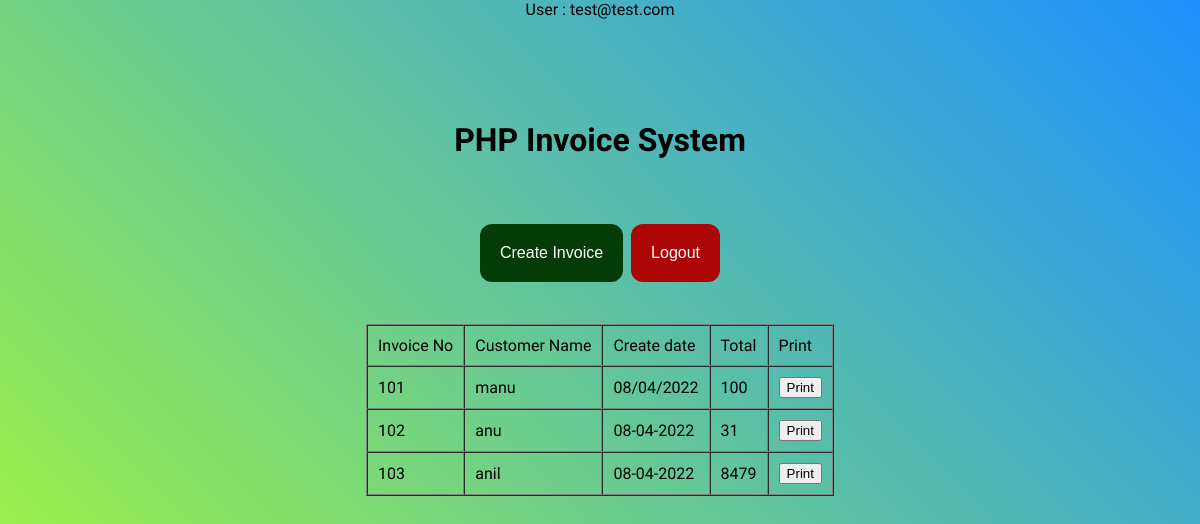
The page /user_home.php (signed in) on the database its author committed.
### tables this page shows
CREATE TABLE `invoice_order` (
  `biller_id` int(11) NOT NULL,
  `order_id` varchar(11) NOT NULL,
  `order_reciever_name` varchar(255) NOT NULL,
  `order_reciever_address` varchar(255) NOT NULL,
  `order_total_before_tax` varchar(255) NOT NULL,
  `tax_rate` varchar(255) NOT NULL,
  `order_total_tax` varchar(255) NOT NULL,
  `order_total_after_tax` varchar(255) NOT NULL,
  `order_discount` varchar(255) NOT NULL,
  `order_amount_paid` varchar(255) NOT NULL,
  `order_date` varchar(255) NOT NULL
);

### user_home.php (the view, shortened to what this page needs)
<html>
    <head>
    <link rel="stylesheet" href="style.css">
    </head>
        <body>
            <div id="session">
                <?php
                    echo "User :  ";
                    $biller= $_SESSION['biller'];
                    echo $biller;
                    $uid=$_SESSION['uid'];
                ?>
            </div>
            <div id="heading">
                <h1>PHP Invoice System</h1>
</div>
<div id="button">
    <tr><td><a href="create_invoice.php"><input type="button" value="Create Invoice" id="button1"></a></td></tr>
    <tr><td><a href="logout.php"><input type="button" value="Logout" id="button2"></a></td></tr>
</div>
<div id="table_div">
        <table border ="1" cellspacing="0" cellpadding="10" >
           <tr><td>Invoice No</td><td>Customer Name</td><td>Create date</td><td>Total</td><td>Print</td></tr>
<?php
    include 'db.php';
    $sql="SELECT * FROM invoice_order WHERE biller_id='$uid'";
    $result=mysqli_query($con,$sql);
    while($r=mysqli_fetch_array($result,MYSQLI_ASSOC))
    {
    $row=$r;
        foreach($row as $r)
        {
        echo '<tr><td>'.$row["order_id"].'</td><td>'.$row["order_reciever_name"].'</td><td>'.$row["order_date"].'</td><td>'.$row["order_amount_paid"].'</td><td>
              <a href="print_invoice.php?order_id='.$row["order_id"].'"><button>Print</button></a></td>';
break;
    }
}
  ?>
  </div>
  </body>
</html>

### style.css (style rules this page uses)
body { margin: 0; padding: 0; box-sizing: border-box; display: flex; justify-content: center; align-items: center; height: 100vh; background: linear-gradient(45deg, greenyellow, dodgerblue); font-family: "Sansita Swashed", cursive; }
#session { position:fixed; top: 0px; bottom: 0px; height: 4px; }
#heading { position: fixed; top: 100px; bottom: 0px; text-align: center; height: 10px; }
#button { position: fixed; top: 220px; bottom: 0px; text-align: center; height: 20px; }
#button1 { background-color: #053b07; border: none; color: rgb(255, 255, 255); padding: 20px; text-align: center; display: inline-block; font-size: 16px; margin: 4px 2px; cursor:pointer; border-radius: 12px; }
#button2 { background-color: #ac0505; border: none; color: rgb(255, 255, 255); padding: 20px; text-align: center; display: inline-block; font-size: 16px; margin: 4px 2px; cursor:pointer; border-radius: 12px; }
#table_div { position: relative; top: 10px; bottom: 0px; text-align: center; }

### rows shown on the page
invoice_order: order_id "101", order_reciever_name "manu", order_date "08/04/2022", order_amount_paid "100"
invoice_order: order_id "102", order_reciever_name "anu", order_date "08-04-2022", order_amount_paid "31"
invoice_order: order_id "103", order_reciever_name "anil", order_date "08-04-2022", order_amount_paid "8479"

### other values the page prints
$biller "test@test.com"
